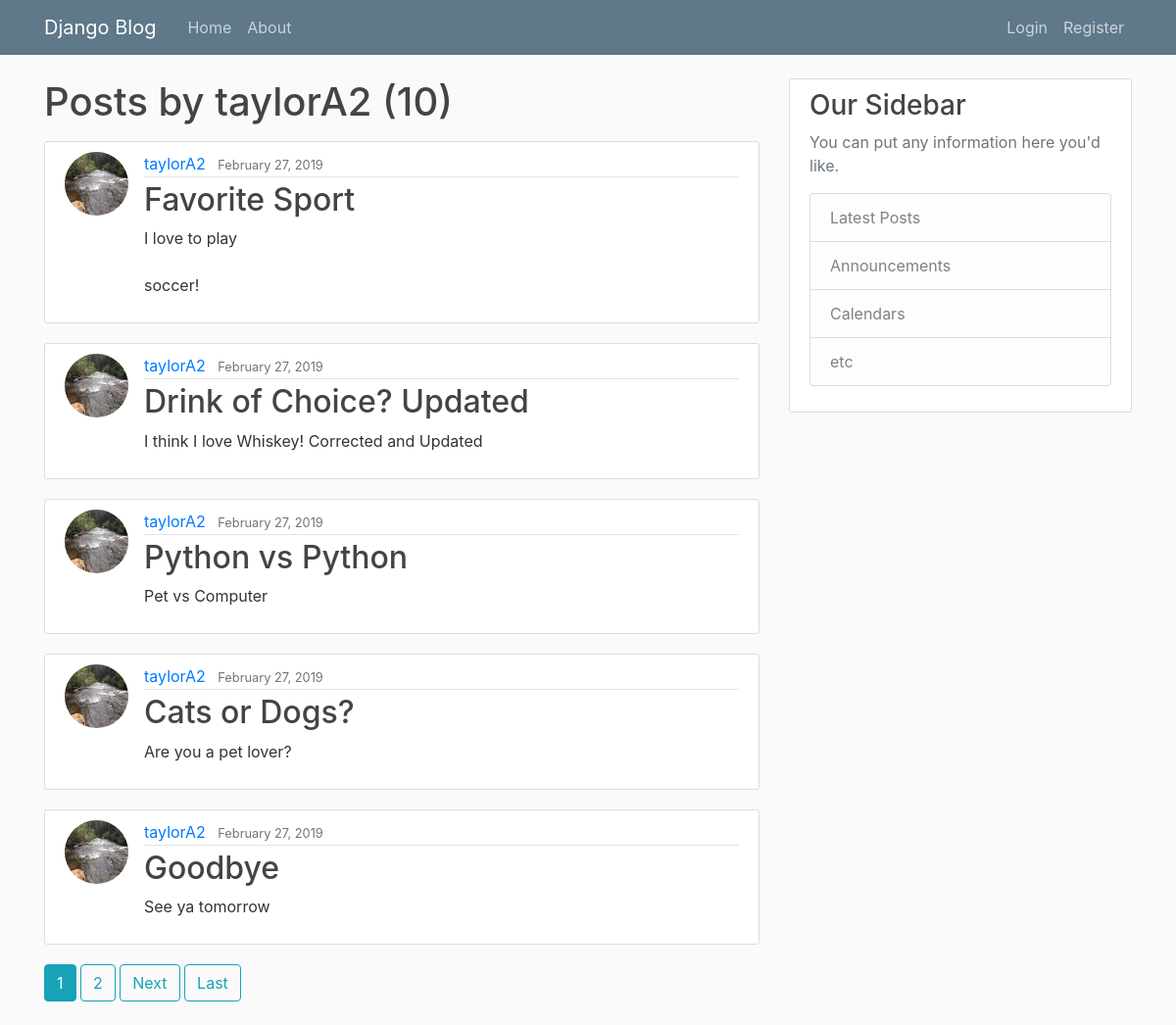
Screenshot of /user/taylorA2 with the database file from the repository.
### blog/models.py (models this page shows, shortened)
class Post(models.Model):
    title = models.CharField(max_length=100)
    content = models.TextField()
    date_posted = models.DateTimeField(default=timezone.now)
    author = models.ForeignKey(User, on_delete=models.CASCADE)

### users/models.py (models this page shows, shortened)
class Profile(models.Model):
    user = models.OneToOneField(User, on_delete=models.CASCADE)
    image = models.ImageField(default='default.jpg', upload_to='profile_pics')

### blog/views.py (the view)
# urls.py: path('user/<str:username>', UserPostListView.as_view(), name='user-posts'),
class UserPostListView(ListView):
    model = Post
    template_name = 'blog/user_posts.html'
    context_object_name = 'posts'
    paginate_by = 5
    def get_queryset(self):
        user = get_object_or_404(User, username=self.kwargs.get('username'))
        return Post.objects.filter(author=user).order_by('-date_posted')

### blog/templates/blog/user_posts.html (shortened to what this page needs)
{% extends 'blog/base.html' %}
{% block content %}
    <h1 class='mb-3'>Posts by {{ view.kwargs.username }} ({{ page_obj.paginator.count }})</h1>
    {% for post in posts %}
        <article class="media content-section">
            <img class='rounded-circle article-img' src='{{ post.author.profile.image.url }}'>
            <div class="media-body">
                <div class="article-metadata">
                    <a class="mr-2" href="{% url 'user-posts' post.author.username %}">{{ post.author }}</a>
                    <small class="text-muted">{{ post.date_posted|date:'F d, Y' }}</small>
                </div>
                <h2><a class="article-title" href="{% url 'post-detail' post.id %}">{{ post.title }}</a></h2>
                <p class="article-content">{{ post.content }}</p>
            </div>
        </article>
    {% endfor %}
    {% if is_paginated %}
    {% for num in page_obj.paginator.page_range %}
        {% if page_obj.number == num %}
            <a class='btn btn-info mb-4' href='?page={{ num }}'>{{ num }}</a>
        {% elif num > page_obj.number|add:'-3' and num < page_obj.number|add:'3' %}
            <a class='btn btn-outline-info mb-4' href='?page={{ num }}'>{{ num }}</a>
        {% endif %}
    {% endfor %}
        {% if page_obj.has_next %}
            <a class='btn btn-outline-info mb-4' href='?page= {{ page_obj.next_page_number }}'>Next</a>
            <a class='btn btn-outline-info mb-4' href='?page={{ page_obj.paginator.num_pages }}'>Last</a>
        {% endif %}
    {% endif %}
{% endblock %}

### blog/static/blog/main.css (style rules this page uses)
body { background: #fafafa; color: #333333; margin-top: 5rem; }
h1, h2, h3, h4, h5, h6 { color: #444444; }
.content-section { background: #ffffff; padding: 10px 20px; border: 1px solid #dddddd; border-radius: 3px; margin-bottom: 20px; }
.article-title { color: #444444; }
.article-content { white-space: pre-line; }
.article-img { height: 65px; width: 65px; margin-right: 16px; }
.article-metadata { padding-bottom: 1px; margin-bottom: 4px; border-bottom: 1px solid #e3e3e3 }

### rows the page displays
Post: author.profile.image (picture), author "taylorA2", date_posted "February 27, 2019", title "Favorite Sport", content "I love to play soccer!"
Post: author.profile.image (picture), author "taylorA2", date_posted "February 27, 2019", title "Drink of Choice? Updated", content "I think I love Whiskey! Corrected and Updated"
Post: author.profile.image (picture), author "taylorA2", date_posted "February 27, 2019", title "Python vs Python", content "Pet vs Computer"
Post: author.profile.image (picture), author "taylorA2", date_posted "February 27, 2019", title "Cats or Dogs?", content "Are you a pet lover?"
Post: author.profile.image (picture), author "taylorA2", date_posted "February 27, 2019", title "Goodbye", content "See ya tomorrow"

### other values shown
{{ view.kwargs.username }} "taylorA2"
{{ page_obj.paginator.count }} "10"
{{ num }} "1"
{{ num }} "2"
